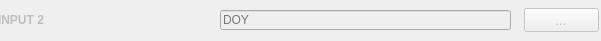
    <widget class="QFrame" name="frame_cheminDOY">
     <property name="enabled">
      <bool>false</bool>
     </property>
     <property name="geometry">
      <rect>
       <x>10</x>
       <y>30</y>
       <width>601</width>
       <height>41</height>
      </rect>
     </property>
     <property name="frameShape">
      <enum>QFrame::NoFrame</enum>
     </property>
     <property name="frameShadow">
      <enum>QFrame::Raised</enum>
     </property>
     <property name="lineWidth">
      <number>0</number>
     </property>
     <widget class="QLineEdit" name="cheminDOY">
      <property name="enabled">
       <bool>false</bool>
      </property>
      <property name="geometry">
       <rect>
        <x>220</x>
        <y>10</y>
        <width>291</width>
        <height>20</height>
       </rect>
      </property>
      <property name="text">
       <string/>
      </property>
      <property name="dragEnabled">
       <bool>false</bool>
      </property>
      <property name="readOnly">
       <bool>false</bool>
      </property>
      <property name="placeholderText">
       <string>DOY</string>
      </property>
     </widget>
     <widget class="QLabel" name="label_cheminDOY">
      <property name="geometry">
       <rect>
        <x>-2</x>
        <y>8</y>
        <width>179</width>
        <height>23</height>
       </rect>
      </property>
      <property name="font">
       <font>
        <pointsize>9</pointsize>
        <weight>75</weight>
        <bold>true</bold>
       </font>
      </property>
      <property name="toolTip">
       <string>&lt;html&gt;&lt;head/&gt;&lt;body&gt;&lt;p&gt;Répertoire dans lequel se trouve les DOY (Day of Year) ou données qui stockent les dates auxquelles les images du répertoire 1 ont été acquises. &lt;/p&gt;&lt;/body&gt;&lt;/html&gt;</string>
      </property>
      <property name="text">
       <string>INPUT 2</string>
      </property>
      <property name="buddy">
       <cstring>cheminDOY</cstring>
      </property>
     </widget>
     <widget class="QPushButton" name="pushButton_cheminDOY">
      <property name="enabled">
       <bool>false</bool>
      </property>
      <property name="geometry">
       <rect>
        <x>524</x>
        <y>8</y>
        <width>75</width>
        <height>24</height>
       </rect>
      </property>
      <property name="font">
       <font>
        <pointsize>10</pointsize>
        <italic>true</italic>
       </font>
      </property>
      <property name="toolTip">
       <string>&lt;html&gt;&lt;head/&gt;&lt;body&gt;&lt;p&gt;ce buton permet d'aller chercher des dossiers existant dans le pc&lt;/p&gt;&lt;/body&gt;&lt;/html&gt;</string>
      </property>
      <property name="text">
       <string>...</string>
      </property>
     </widget>
    </widget>
